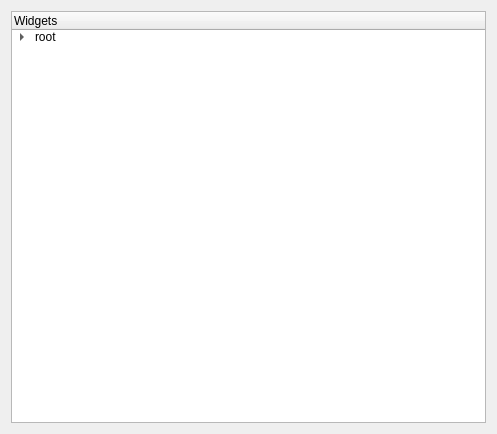
<?xml version="1.0" encoding="UTF-8"?>
<ui version="4.0">
 <class>WidgetHierarchyTree</class>
 <widget class="QWidget" name="WidgetHierarchyTree">
  <property name="geometry">
   <rect>
    <x>0</x>
    <y>0</y>
    <width>497</width>
    <height>434</height>
   </rect>
  </property>
  <property name="windowTitle">
   <string>Widget Hieararchy</string>
  </property>
  <layout class="QVBoxLayout" name="verticalLayout">
   <item>
    <widget class="QTreeWidget" name="widgetHT">
     <column>
      <property name="text">
       <string>Widgets</string>
      </property>
     </column>
     <item>
      <property name="text">
       <string>root</string>
      </property>
      <item>
       <property name="text">
        <string>container1</string>
       </property>
       <item>
        <property name="text">
         <string>group1</string>
        </property>
        <item>
         <property name="text">
          <string>group3</string>
         </property>
        </item>
        <item>
         <property name="text">
          <string>group4</string>
         </property>
         <item>
          <property name="text">
           <string>button1</string>
          </property>
         </item>
         <item>
          <property name="text">
           <string>button2</string>
          </property>
         </item>
         <item>
          <property name="text">
           <string>text1</string>
          </property>
         </item>
         <item>
          <property name="text">
           <string>bitmap1</string>
          </property>
         </item>
        </item>
       </item>
       <item>
        <property name="text">
         <string>group2</string>
        </property>
       </item>
      </item>
      <item>
       <property name="text">
        <string>container2</string>
       </property>
      </item>
      <item>
       <property name="text">
        <string>container3</string>
       </property>
      </item>
     </item>
    </widget>
   </item>
  </layout>
 </widget>
 <resources/>
 <connections/>
</ui>
